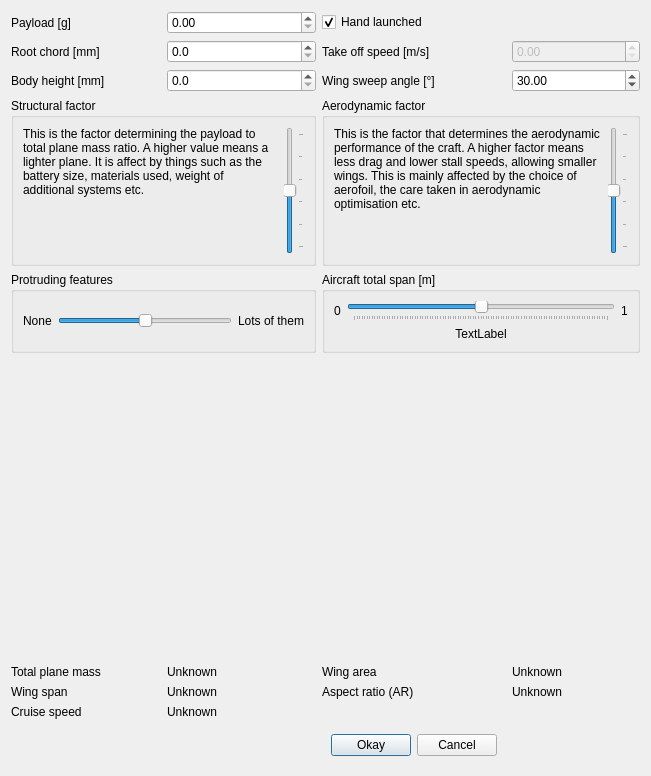
<?xml version="1.0" encoding="UTF-8"?>
<ui version="4.0">
 <class>Dialog</class>
 <widget class="QDialog" name="Dialog">
  <property name="geometry">
   <rect>
    <x>0</x>
    <y>0</y>
    <width>651</width>
    <height>776</height>
   </rect>
  </property>
  <property name="windowTitle">
   <string>Dialog</string>
  </property>
  <layout class="QGridLayout" name="gridLayout">
   <item row="6" column="3">
    <widget class="QLabel" name="label_wing_area">
     <property name="text">
      <string>Unknown</string>
     </property>
    </widget>
   </item>
   <item row="2" column="2">
    <widget class="QLabel" name="label_9">
     <property name="text">
      <string>Wing sweep angle [°]</string>
     </property>
    </widget>
   </item>
   <item row="6" column="1">
    <widget class="QLabel" name="label_total_mass">
     <property name="text">
      <string>Unknown</string>
     </property>
    </widget>
   </item>
   <item row="6" column="2">
    <widget class="QLabel" name="label_8">
     <property name="text">
      <string>Wing area</string>
     </property>
    </widget>
   </item>
   <item row="2" column="3">
    <widget class="QDoubleSpinBox" name="doubleSpinBox_theta_sweep">
     <property name="maximum">
      <double>90.000000000000000</double>
     </property>
     <property name="value">
      <double>30.000000000000000</double>
     </property>
    </widget>
   </item>
   <item row="4" column="2" colspan="2">
    <widget class="QGroupBox" name="groupBox">
     <property name="title">
      <string>Aircraft total span [m]</string>
     </property>
     <layout class="QGridLayout" name="gridLayout_2">
      <item row="1" column="1">
       <widget class="QLabel" name="label_b_chosen">
        <property name="text">
         <string>TextLabel</string>
        </property>
        <property name="alignment">
         <set>Qt::AlignCenter</set>
        </property>
       </widget>
      </item>
      <item row="0" column="0">
       <widget class="QLabel" name="label_b_min">
        <property name="text">
         <string>0</string>
        </property>
       </widget>
      </item>
      <item row="0" column="1">
       <widget class="QSlider" name="horizontalSlider_span">
        <property name="maximum">
         <number>100</number>
        </property>
        <property name="value">
         <number>50</number>
        </property>
        <property name="orientation">
         <enum>Qt::Horizontal</enum>
        </property>
        <property name="tickPosition">
         <enum>QSlider::TicksBelow</enum>
        </property>
       </widget>
      </item>
      <item row="0" column="2">
       <widget class="QLabel" name="label_b_max">
        <property name="text">
         <string>1</string>
        </property>
       </widget>
      </item>
     </layout>
    </widget>
   </item>
   <item row="0" column="0">
    <widget class="QLabel" name="label">
     <property name="text">
      <string>Payload [g]</string>
     </property>
    </widget>
   </item>
   <item row="1" column="3">
    <widget class="QDoubleSpinBox" name="doubleSpinBox_stall_speed">
     <property name="enabled">
      <bool>false</bool>
     </property>
    </widget>
   </item>
   <item row="5" column="0" colspan="2">
    <widget class="QWidget" name="widget_2" native="true">
     <property name="sizePolicy">
      <sizepolicy hsizetype="Preferred" vsizetype="Preferred">
       <horstretch>0</horstretch>
       <verstretch>0</verstretch>
      </sizepolicy>
     </property>
     <property name="minimumSize">
      <size>
       <width>300</width>
       <height>300</height>
      </size>
     </property>
     <layout class="QVBoxLayout" name="layout_shape"/>
    </widget>
   </item>
   <item row="6" column="0">
    <widget class="QLabel" name="label_7">
     <property name="text">
      <string>Total plane mass</string>
     </property>
    </widget>
   </item>
   <item row="1" column="2">
    <widget class="QLabel" name="label_4">
     <property name="text">
      <string>Take off speed [m/s]</string>
     </property>
    </widget>
   </item>
   <item row="0" column="2">
    <widget class="QCheckBox" name="checkBox_handlaunched">
     <property name="text">
      <string>Hand launched</string>
     </property>
     <property name="checked">
      <bool>true</bool>
     </property>
    </widget>
   </item>
   <item row="1" column="0">
    <widget class="QLabel" name="label_2">
     <property name="text">
      <string>Root chord [mm]</string>
     </property>
    </widget>
   </item>
   <item row="1" column="1">
    <widget class="QDoubleSpinBox" name="doubleSpinBox_body_length">
     <property name="decimals">
      <number>1</number>
     </property>
     <property name="maximum">
      <double>2000.000000000000000</double>
     </property>
    </widget>
   </item>
   <item row="0" column="1">
    <widget class="QDoubleSpinBox" name="doubleSpinBox_payload">
     <property name="maximum">
      <double>2000.000000000000000</double>
     </property>
    </widget>
   </item>
   <item row="5" column="2" colspan="2">
    <widget class="QWidget" name="widget" native="true">
     <property name="minimumSize">
      <size>
       <width>300</width>
       <height>300</height>
      </size>
     </property>
     <layout class="QVBoxLayout" name="layout_polar"/>
    </widget>
   </item>
   <item row="2" column="0">
    <widget class="QLabel" name="label_3">
     <property name="text">
      <string>Body height [mm]</string>
     </property>
    </widget>
   </item>
   <item row="2" column="1">
    <widget class="QDoubleSpinBox" name="doubleSpinBox_body_height">
     <property name="decimals">
      <number>1</number>
     </property>
     <property name="maximum">
      <double>1000.000000000000000</double>
     </property>
    </widget>
   </item>
   <item row="9" column="2">
    <widget class="QWidget" name="widget_3" native="true">
     <layout class="QHBoxLayout" name="horizontalLayout_2">
      <item>
       <widget class="QPushButton" name="pushButton_accept">
        <property name="text">
         <string>Okay</string>
        </property>
       </widget>
      </item>
      <item>
       <widget class="QPushButton" name="pushButton_reject">
        <property name="text">
         <string>Cancel</string>
        </property>
       </widget>
      </item>
     </layout>
    </widget>
   </item>
   <item row="7" column="0">
    <widget class="QLabel" name="label_12">
     <property name="text">
      <string>Wing span</string>
     </property>
    </widget>
   </item>
   <item row="7" column="1">
    <widget class="QLabel" name="label_span">
     <property name="text">
      <string>Unknown</string>
     </property>
    </widget>
   </item>
   <item row="4" column="0" colspan="2">
    <widget class="QGroupBox" name="groupBox_2">
     <property name="title">
      <string>Protruding features</string>
     </property>
     <layout class="QHBoxLayout" name="horizontalLayout">
      <item>
       <widget class="QLabel" name="label_11">
        <property name="text">
         <string>None</string>
        </property>
       </widget>
      </item>
      <item>
       <widget class="QSlider" name="horizontalSlider_Q_factor">
        <property name="maximum">
         <number>50</number>
        </property>
        <property name="value">
         <number>25</number>
        </property>
        <property name="orientation">
         <enum>Qt::Horizontal</enum>
        </property>
       </widget>
      </item>
      <item>
       <widget class="QLabel" name="label_10">
        <property name="text">
         <string>Lots of them</string>
        </property>
       </widget>
      </item>
     </layout>
    </widget>
   </item>
   <item row="8" column="1">
    <widget class="QLabel" name="label_drag_min_vel">
     <property name="text">
      <string>Unknown</string>
     </property>
    </widget>
   </item>
   <item row="8" column="0">
    <widget class="QLabel" name="label_13">
     <property name="text">
      <string>Cruise speed</string>
     </property>
    </widget>
   </item>
   <item row="7" column="2">
    <widget class="QLabel" name="label_14">
     <property name="text">
      <string>Aspect ratio (AR)</string>
     </property>
    </widget>
   </item>
   <item row="7" column="3">
    <widget class="QLabel" name="label_AR">
     <property name="text">
      <string>Unknown</string>
     </property>
    </widget>
   </item>
   <item row="3" column="0" colspan="2">
    <widget class="QGroupBox" name="groupBox_3">
     <property name="title">
      <string>Structural factor</string>
     </property>
     <layout class="QHBoxLayout" name="horizontalLayout_3">
      <item>
       <widget class="QLabel" name="label_5">
        <property name="text">
         <string>This is the factor determining the payload to total plane mass ratio. A higher value means a lighter plane. It is affect by things such as the battery size, materials used, weight of additional systems etc.</string>
        </property>
        <property name="alignment">
         <set>Qt::AlignLeading|Qt::AlignLeft|Qt::AlignTop</set>
        </property>
        <property name="wordWrap">
         <bool>true</bool>
        </property>
       </widget>
      </item>
      <item>
       <widget class="QSlider" name="verticalSlider_structure_factor">
        <property name="minimumSize">
         <size>
          <width>0</width>
          <height>100</height>
         </size>
        </property>
        <property name="maximum">
         <number>50</number>
        </property>
        <property name="value">
         <number>25</number>
        </property>
        <property name="orientation">
         <enum>Qt::Vertical</enum>
        </property>
        <property name="tickPosition">
         <enum>QSlider::TicksBelow</enum>
        </property>
       </widget>
      </item>
     </layout>
    </widget>
   </item>
   <item row="3" column="2" colspan="2">
    <widget class="QGroupBox" name="groupBox_4">
     <property name="title">
      <string>Aerodynamic factor</string>
     </property>
     <layout class="QHBoxLayout" name="horizontalLayout_4">
      <item>
       <widget class="QLabel" name="label_6">
        <property name="text">
         <string>This is the factor that determines the aerodynamic performance of the craft. A higher factor means less drag and lower stall speeds, allowing smaller wings. This is mainly affected by the choice of aerofoil, the care taken in aerodynamic optimisation etc.</string>
        </property>
        <property name="alignment">
         <set>Qt::AlignLeading|Qt::AlignLeft|Qt::AlignTop</set>
        </property>
        <property name="wordWrap">
         <bool>true</bool>
        </property>
       </widget>
      </item>
      <item>
       <widget class="QSlider" name="verticalSlider_aero_factor">
        <property name="minimumSize">
         <size>
          <width>0</width>
          <height>100</height>
         </size>
        </property>
        <property name="maximum">
         <number>50</number>
        </property>
        <property name="value">
         <number>25</number>
        </property>
        <property name="orientation">
         <enum>Qt::Vertical</enum>
        </property>
        <property name="tickPosition">
         <enum>QSlider::TicksBelow</enum>
        </property>
       </widget>
      </item>
     </layout>
    </widget>
   </item>
  </layout>
 </widget>
 <resources/>
 <connections/>
</ui>
